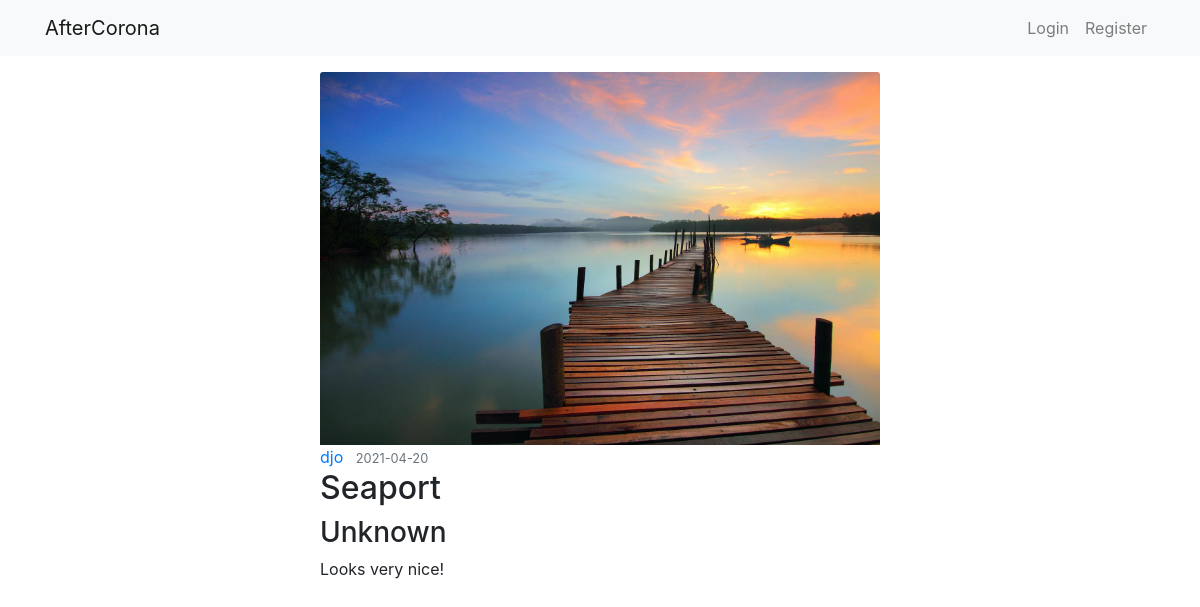
The page /post/5 on the database its author committed.
### app/models.py (models this page shows, shortened)
class Post(db.Model):
    id = db.Column(db.Integer, primary_key=True)
    image = db.Column(db.String(50), nullable=False)
    place = db.Column(db.String(30), nullable=False)
    location = db.Column(db.String(50), nullable=False)
    created = db.Column(db.DateTime, nullable=False, default=datetime.utcnow)
    desc = db.Column(db.Text, nullable=False)
    user_id = db.Column(db.Integer, db.ForeignKey('user.id'), nullable=False)

class User(db.Model, UserMixin):
    id = db.Column(db.Integer, primary_key=True)
    image = db.Column(db.String(50), nullable=False, default='default.jpeg')
    username = db.Column(db.String(20), unique=True, nullable=False)
    email = db.Column(db.String(50), unique=True, nullable=False)
    password = db.Column(db.String(50), nullable=False)
    posts = db.relationship('Post', backref='author', lazy=True)

### app/routes.py (the view)
@app.route('/post/<int:post_id>')
def post(post_id):
    post = Post.query.get_or_404(post_id)
    return render_template('post.html', post=post)

### app/templates/post.html (shortened to what this page needs)
{% extends "layout.html" %} {% block title %} {{ post.place }} {% endblock %}{% block content %}
<article class="content">
  <img
    class="card-img-top"
    src="{{ url_for(
      'static', filename='place_images/' + post.image) }}"
  />
  <div class="media-body">
    <div class="article-metadata">
      <a class="mr-2" href="{{ url_for('user_posts', username=post.author.username) }}">{{ post.author.username }}</a>
      <small class="text-muted">{{ post.created.strftime('%Y-%m-%d') }}</small>
    </div>
    <h2>{{ post.place }}</h2>
    <h3>{{ post.location }}</h3>
    <p>{{ post.desc }}</p>
  </div>
</article>
{% endblock content %}

### app/static/main.css (style rules this page uses)
.content { padding: 1em 20em 5em; }

### rows shown on the page
Post: image (picture), created "2021-04-20", place "Seaport", location "Unknown", desc "Looks very nice!"
User: author.username "djo"
